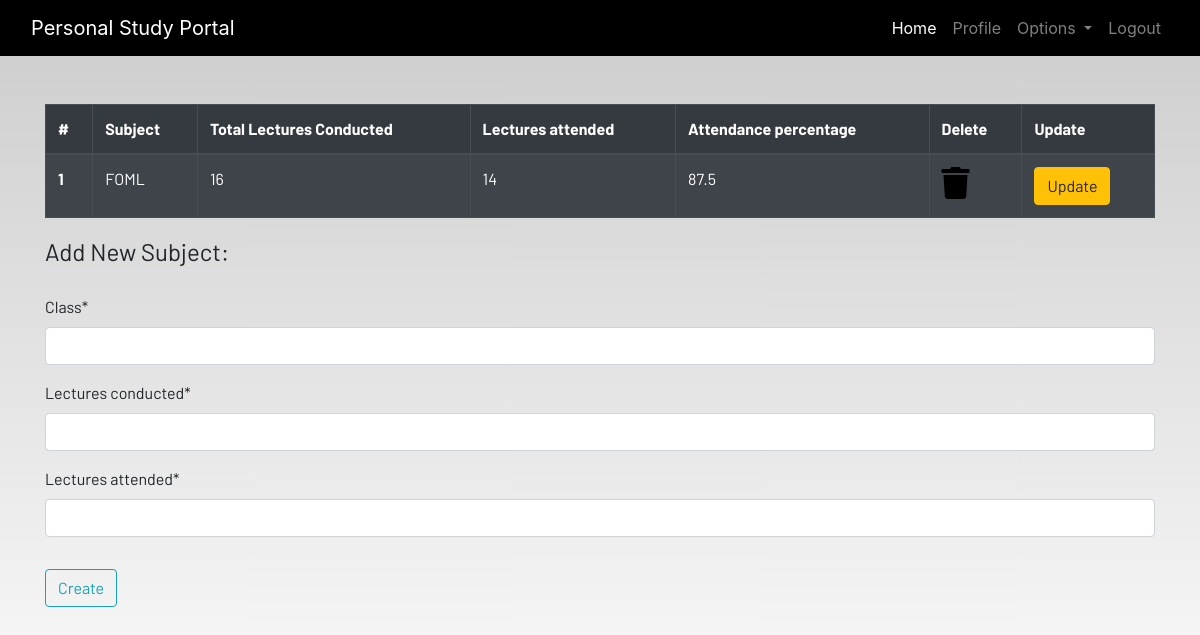
The page /attendance (signed in) on the database its author committed.
### dashboard/models.py (models this page shows, shortened)
class Attendance(models.Model):
    user = models.ForeignKey(User, on_delete=models.CASCADE)
    Class = models.CharField(max_length=100)
    lectures_conducted = models.CharField(max_length=10)
    lectures_attended = models.CharField(max_length=10)
    attendance_percentage = models.CharField(max_length=10)
    class Meta:
        verbose_name_plural = "Attendance"

### dashboard/views.py (the view, shortened to what this page needs)
# urls.py: path('attendance', views.attendance, name='attendance'),
@login_required()
def attendance(request):
    allAttendance = Attendance.objects.filter(user=request.user)
    form = AttendanceForm()
    context = {'attendances': allAttendance, 'form': form}
    return render(request,'dashboard/attendance.html',context)

### dashboard/forms.py
class AttendanceForm(forms.ModelForm):
    class Meta:
        model = Attendance
        fields = ['Class','lectures_conducted', 'lectures_attended']

### templates/dashboard/attendance.html (shortened to what this page needs)
{% extends 'dashboard/base.html' %}
{% load crispy_forms_filters %}
{% load static %}
{% load crispy_forms_tags %}
{% block content %}
<div class="container">
    <table class="table table-striped table-bordered table-hover table-dark">
        <thead>
            <tr>
                <th scope="col">#</th>
                <th scope="col">Subject</th>
                <th scope="col">Total Lectures Conducted</th>
                <th scope="col">Lectures attended</th>
                <th scope="col">Attendance percentage</th>
                <th scope="col">Delete</th>
                <th scope="col">Update</th>
            </tr>
        </thead>
        <tbody>
        {% for attendance in attendances %}
            <tr>
                <th scope="row">{{ forloop.counter }}</th>
                <td>{{ attendance.Class }}</td>
                <td>{{ attendance.lectures_conducted }}</td>
                <td>{{ attendance.lectures_attended }}</td>
                <td>{{ attendance.attendance_percentage}}</td>
                <td><a href="{% url 'delete_attendance' attendance.id %}"><i class="fa fa-trash fa-2x"></i></a></td>
                <td><a href="{% url 'update_attendance' attendance.id %}"><button class="btn btn-warning ">Update</button></a></td>
            </tr>
        {% endfor %}
        </tbody>
    </table>
</div>
<div class=" container">
    <form method="POST" action="{% url 'attendance' %}" >
        <fieldset class="form-group">
            <legend class="border-bottom mb-4">Add New Subject:</legend>
            {{form|crispy}}
        </fieldset>
        <div class="form-group">
            <button href="" class="btn btn-outline-info" type="submit">
                Create
            </button>
        </div>
    </form>
</div>
{% endblock content %}

### static/css/main.css (style rules this page uses)
html { scroll-behavior: smooth; height: 100%; width: 100%; }
a { text-decoration: none !important; color: black; }
html, body { max-width: 100%; overflow-x: hidden; height: 100%; width: 100%; }
body { background: linear-gradient(rgba(0, 0, 0, 0.2), rgba(255, 255, 255, 0.5)); overflow-x: hidden; background-repeat: no-repeat; }
.fa { color: black; }

### rows shown on the page
Attendance: Class "FOML", lectures_conducted "16", lectures_attended "14", attendance_percentage "87.5"
